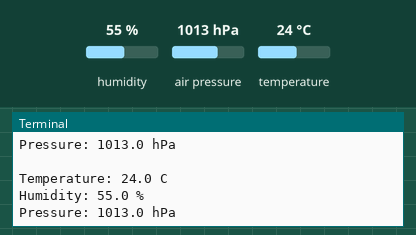
Simulated run of this program. Board: Raspberry Pi (BCM pin numbers). On the bench: the last lines printed to the terminal. The test bench sets the inputs (shaded band); at power-on: humidity 55 %, air pressure 1013 hPa, temperature 24 °C.

Above: at 1.2 s.
1.3 s: humidity set to 22 %
At 2.5 s:
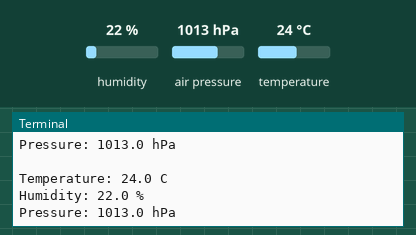
2.8 s: air pressure set to 952 hPa
At 3.3 s:
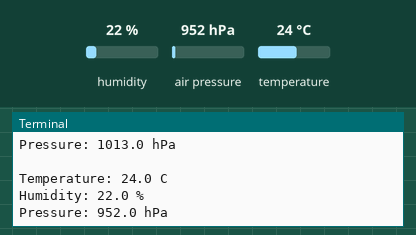
4.3 s: temperature set to 12 °C
At 5.8 s:
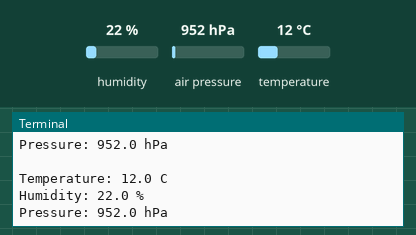

Measured:
- after the input at 1.3 s, the terminal: prints a new line after 0.70 s (image 1)
- after the input at 2.8 s, the terminal: prints a new line after 0.20 s (image 2)
- after the input at 4.3 s, the terminal: prints a new line after 0.71 s (image 3)

The program:

ch03-bme280-i2c-pi.py
```python
import board
import busio
import time

from adafruit_bme280 import basic as adafruit_bme280

i2c=busio.I2C(board.D3, board.D2)
bme280 = adafruit_bme280.Adafruit_BME280_I2C(i2c)

while True:
    print("\nTemperature: %0.1f C" % bme280.temperature)
    print("Humidity: %0.1f %%" % bme280.humidity)
    print("Pressure: %0.1f hPa" % bme280.pressure)
    time.sleep(1)
```
